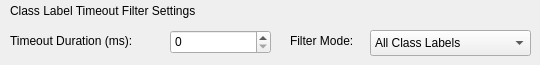
         <widget class="QWidget" name="page_39">
          <widget class="QLabel" name="label_92">
           <property name="geometry">
            <rect>
             <x>10</x>
             <y>0</y>
             <width>221</width>
             <height>21</height>
            </rect>
           </property>
           <property name="text">
            <string>Class Label Timeout Filter Settings</string>
           </property>
          </widget>
          <widget class="QLabel" name="label_93">
           <property name="geometry">
            <rect>
             <x>10</x>
             <y>30</y>
             <width>151</width>
             <height>21</height>
            </rect>
           </property>
           <property name="text">
            <string>Timeout Duration (ms):</string>
           </property>
          </widget>
          <widget class="QSpinBox" name="pipelineTool_classLabelTimeoutFilterTimeoutDurationSpinBox">
           <property name="geometry">
            <rect>
             <x>170</x>
             <y>30</y>
             <width>101</width>
             <height>24</height>
            </rect>
           </property>
          </widget>
          <widget class="QLabel" name="label_94">
           <property name="geometry">
            <rect>
             <x>290</x>
             <y>30</y>
             <width>81</width>
             <height>21</height>
            </rect>
           </property>
           <property name="text">
            <string>Filter Mode:</string>
           </property>
          </widget>
          <widget class="QComboBox" name="pipelineTool_classLabelTimeoutFilterFilterModeList">
           <property name="geometry">
            <rect>
             <x>370</x>
             <y>30</y>
             <width>161</width>
             <height>26</height>
            </rect>
           </property>
           <item>
            <property name="text">
             <string>All Class Labels</string>
            </property>
           </item>
           <item>
            <property name="text">
             <string>Independent Class Labels</string>
            </property>
           </item>
          </widget>
         </widget>
